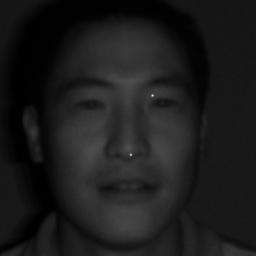
#> input picture images_artifacts/ir_1.jpg, 256 x 256 px; its folder holds 4 pictures in this run
$ jupyter execute remove_artifacts_from_images.ipynb
#> lines starting #> are read from the running program, lines starting #| are printed output that depends on the picture; after the words box and inside, x2 and y2 are one past the last pixel; in counts of white or black regions, pixels touching at a corner belong together
[cell 1]
import cv2
import numpy as np
import glob

### Inpainting with Dilatation

[cell 2]
# Inpainting
import cv2
import glob
import numpy as np

train_ir_path = "E:/face_data/data/trainB"
test_ir_path = "D:/github/remove_artifacts/images_artifacts/"

count = 0

for i in glob.glob(test_ir_path+"/*.jpg"):

    img = cv2.imread(i)
#> img is the input picture: shape (256, 256, 3); min 0, max 238, mean 27.8
    #print(i)
    # Thresholding with threshold value set 127
    th, dst = cv2.threshold(img,127,255, cv2.THRESH_BINARY)
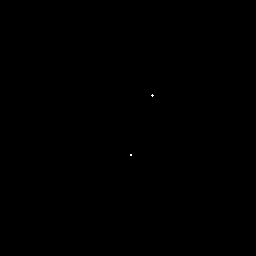
#> dst: shape (256, 256, 3); 0.01% white in thin lines or dots, all inside (x1, y1, x2, y2) = (130, 94, 154, 156)
    cv2.imwrite("D:/github/remove_artifacts/mask/mask.jpg", dst)


    img_mask_path = glob.glob("D:/github/remove_artifacts/mask/*.jpg")

    # Load the mask.
    for j in img_mask_path:
        img_mask = cv2.imread(j, 0)
        #print(j)
        #mask = cv2.imread(img_mask)

        # Inpaint.
        inpaint_mask = cv2.dilate(img_mask, np.ones((3, 3)))
        dst = cv2.inpaint(img, inpaint_mask, 200, cv2.INPAINT_NS)   # or cv2.INPAINT_NS

        # Write the output.
        #name = "E:/face_data/test_server_images/inpainted2/ir_inpainted_"+str(count)+'.jpg'
        name = "D:/github/remove_artifacts/images_no_artifacts/img_"+str(count)+'.jpg'
        cv2.imwrite(name, dst)
        count+=1
#> pass 2 of the loop `for i in glob.glob(test_ir_path+"/*.jpg"):`:
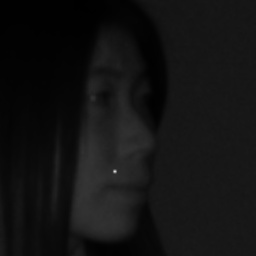
#> input picture images_artifacts/ir_1014.jpg, 256 x 256 px
#> img is the input picture: shape (256, 256, 3); min 0, max 220, mean 18.4
#> `th, dst = cv2.threshold(img,127,255, cv2.THRESH_BINARY)`:
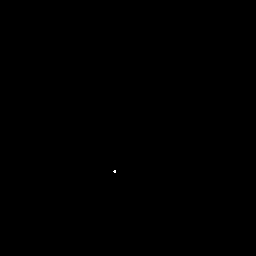
#> dst: shape (256, 256, 3); 0.01% white in thin lines or dots, all inside (x1, y1, x2, y2) = (113, 170, 116, 173)
        #cv2.imshow("gray", dst)
        #cv2.waitKey(0)
        #cv2.destroyAllWindows()
